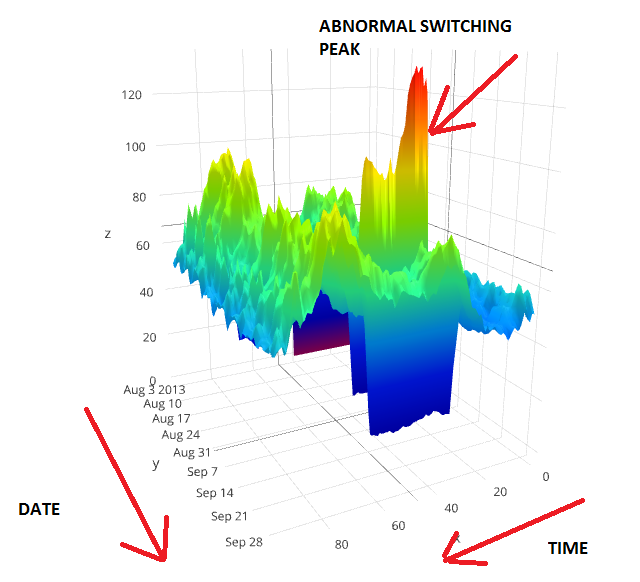
#> input picture graph.png, 640 x 582 px, found by its file name
$ python hsv.py
#> lines starting #> are read from the running program, lines starting #| are printed output that depends on the picture
#Original example:
#https://stackoverflow.com/questions/55767292/skimage-how-to-get-correct-color-when-converting-rgb-to-hsv-understanding-hue

from skimage import data, exposure
from skimage.color import rgb2hsv
import matplotlib.pyplot as plt

img = "./graph.png"

img_data = plt.imread(img)
#> img_data is the input picture: shape (582, 640, 3) float32; mean R, G, B 0.884, 0.93, 0.902

hsv_img=rgb2hsv(img_data)
#> hsv_img: shape (582, 640, 3) float32; mean of channels 0, 1, 2 0.071, 0.14, 0.963

# hsv_test_img_arr=rgb2hsv(img)

hue_img = hsv_img[:, :, 0]
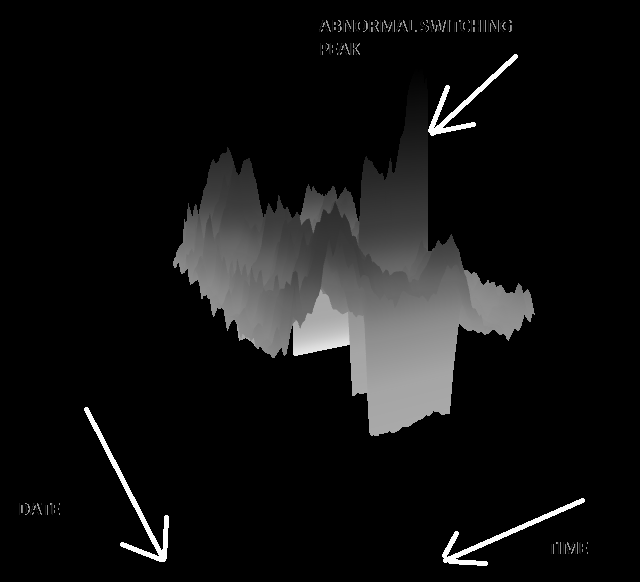
#> hue_img: shape (582, 640) float32; min 0, max 0.994, mean 0.071
sat_img = hsv_img[:, :, 1]
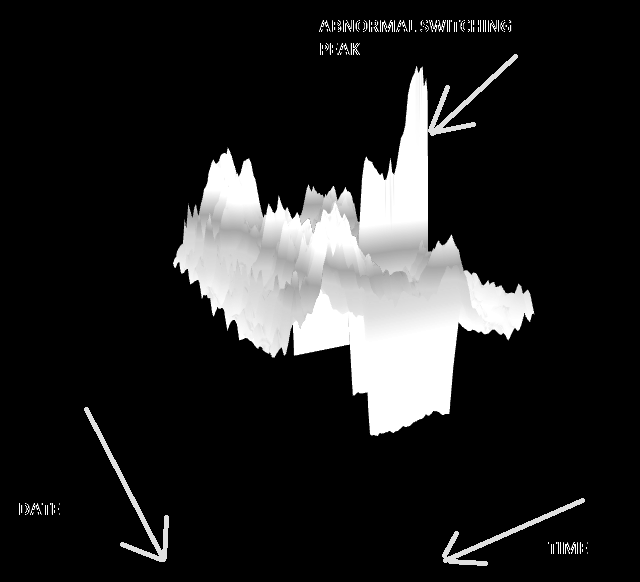
#> sat_img: shape (582, 640) float32; min 0, max 1, mean 0.14
value_img = hsv_img[:, :, 2]
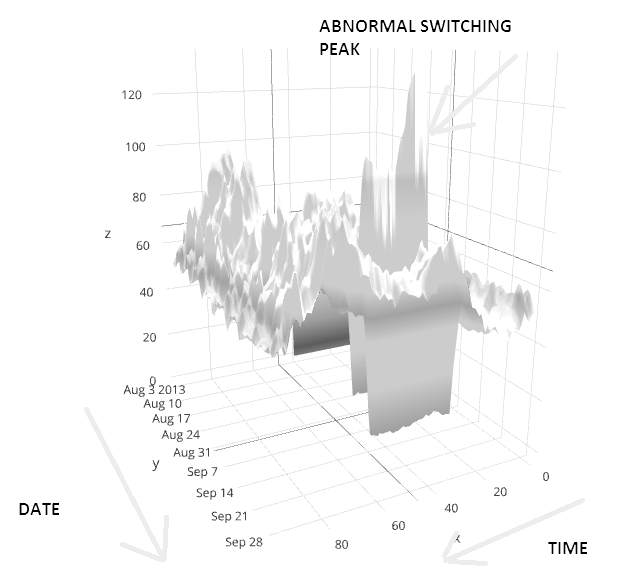
#> value_img: shape (582, 640) float32; min 0, max 1, mean 0.963

fig, ((ax0, ax1), (ax2, ax3)) = plt.subplots(ncols=2, nrows=2, figsize=(8, 6))


im0 = ax0.imshow(hsv_img)
ax0.set_title('original')
ax0.axis('off')

im1 = ax1.imshow(hue_img, cmap='hsv', vmin=0, vmax=1)
ax1.set_title('hue channel')
ax1.axis('off')
fig.colorbar(im1, ax=ax1)

im2 = ax2.imshow(value_img, cmap="gray", vmin=0, vmax=1)
ax2.set_title('value channel')
ax2.axis('off')
fig.colorbar(im2, ax=ax2)

im3 = ax3.imshow(sat_img, cmap="gray", vmin=0, vmax=1)
ax3.set_title('sat channel')
ax3.axis('off')
fig.colorbar(im3, ax=ax3)

plt.show()
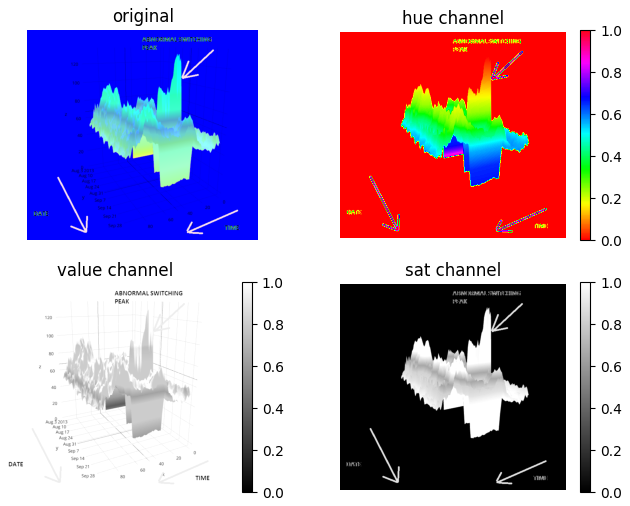
#> figure drawn by matplotlib, 7 panels
